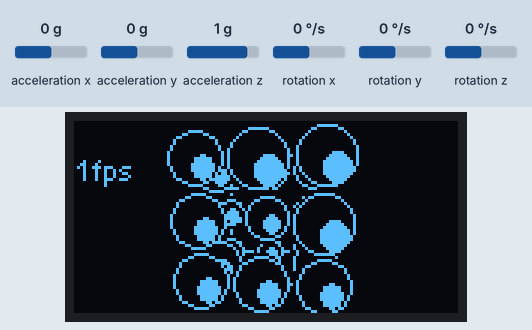
The sketch below on a simulated ESP8266 (NodeMCU). Shown: 128×64 one-colour display. Wiring (inferred from the names in the program): MPU-6050 motion sensor at I2C address 0x68. The inputs (shaded band) are chosen by the test bench; at power-on: acceleration x 0 g, acceleration y 0 g, acceleration z 1 g, rotation x 0 °/s, rotation y 0 °/s, rotation z 0 °/s. What the sketch prints to the serial monitor is not drawn.

Above: at 5.71 s.
6.0 s: acceleration x set to 0.8 g
At 6.01 s:
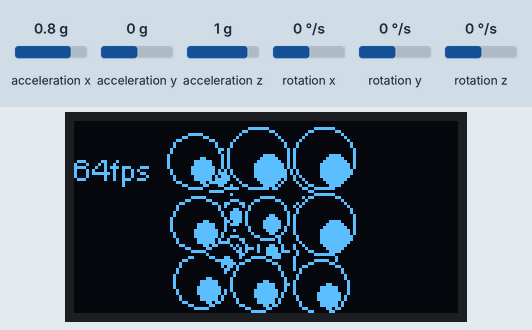
7.6 s: acceleration y set to -1.4 g
At 8.05 s:
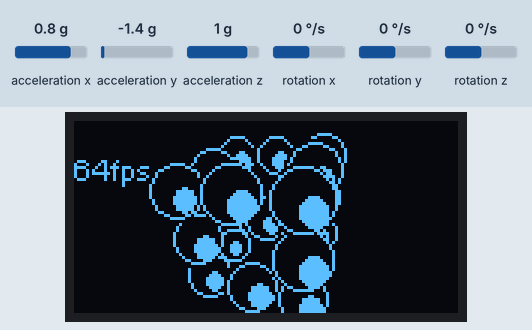
9.3 s: acceleration z set to -1.4 g
At 9.94 s:
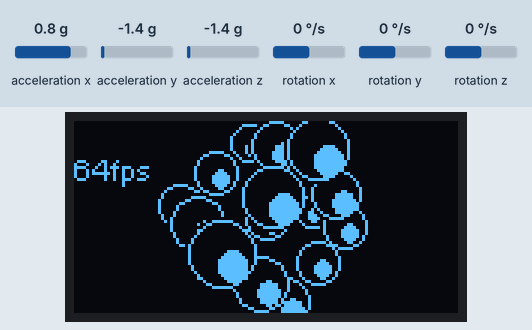
11.2 s: rotation x set to -192 °/s
At 11.51 s:
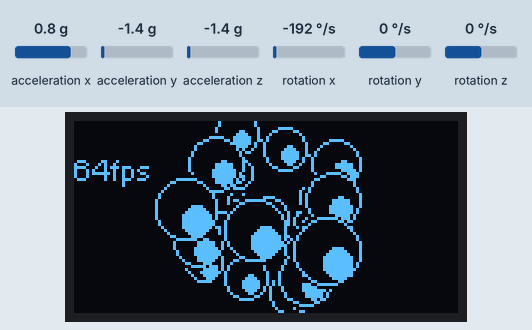
Timing chart, 0 to 13.8 s (numbered marks = the images above; inputs shaded):
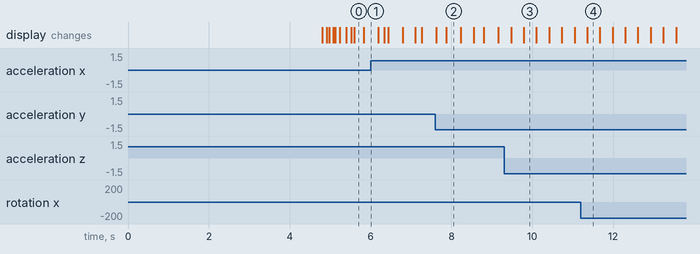

The sketch:

Rotatey_Balls.ino
```cpp
#if CONFIG_FREERTOS_UNICORE
#define ARDUINO_RUNNING_CORE 0
#else
#define ARDUINO_RUNNING_CORE 1
#endif

#include "Wire.h"
#include "mpu6050rotatey.h" /* Source http://tocknlab.hatenablog.com/entry/2017/03/11/182703 */

#include "SSD1306.h" // alias for `#include "SSD1306Wire.h"`
#include "OLEDDisplayUi.h"

#define DEBUG false

// fps counter
unsigned int fpsall = 30;

int sdaPin = 21;
int sclPin = 22;

const double halfC = M_PI / 180;

// Overall scale and perspective distance
uint8_t sZ = 4, scale = 16, scaleMax = 16;
// screen center coordinates (calculated from screen dimensions)
uint8_t centerX = 64;
uint8_t centerY = 32;

typedef struct {
    double x;
    double y;
    double z;
} Coord3DSet;

typedef struct {
    double x;
    double y;
} Coord2DSet;

typedef struct {
    uint16_t id1;
    uint16_t id2;
} Lines;


/* https://codepen.io/ge1doot/pen/grWrLe */

static Coord3DSet CubePoints3DArray[21] = {
  {  1,  1,  1 },
  {  1,  1, -1 },
  {  1, -1,  1 },
  {  1, -1, -1 },
  { -1,  1,  1 },
  { -1,  1, -1 },
  { -1, -1,  1 },
  { -1, -1, -1 },

  {  1,  1,  0 },
  {  1,  0,  1 },
  {  0,  1,  1 },

  {  -1,  1,  0 },
  {  -1,  0,  1 },
  {  0,  -1,  1 },

  {  1,  -1,  0 },
  {  1,  0,  -1 },
  {  0,  1,  -1 },

  {  -1,  -1,  0 },
  {  -1,  0,  -1 },
  {  0,  -1,  -1 },

  {0, 0, 0}

};

static Coord3DSet CubePoints2DArray[21] = {
  { 0,0 },
  { 0,0 },
  { 0,0 },
  { 0,0 },
  { 0,0 },
  { 0,0 },
  { 0,0 },
  { 0,0 },

  { 0,0 },
  { 0,0 },
  { 0,0 },
  { 0,0 },
  { 0,0 },
  { 0,0 },
  { 0,0 },
  { 0,0 },
  { 0,0 },

  { 0,0 },
  { 0,0 },
  { 0,0 },

  { 0,0 }
};

static Lines LinesArray[12] = {
  { 0, 1 },
  { 0, 2 },
  { 0, 4 },
  { 1, 3 },
  { 1, 5 },
  { 2, 3 },
  { 2, 6 },
  { 3, 7 },
  { 4, 5 },
  { 4, 6 },
  { 5, 7 },
  { 6, 7 }
/*
  { 1, 4 },
  { 2, 3 },
  { 1, 6 },
  { 2, 5 },
  { 2, 8 },
  { 6, 4 },
  { 4, 7 },
  { 3, 8 },
  { 1, 7 },
  { 3, 5 },
  { 5, 8 },
  { 7, 6 }
 */

};

// used for sorting points by depth
uint16_t zsortedpoints[21] = {0,1,2,3,4,5,6,7,8,9,10,11,12,13,14,15,16,17,18,19,20};

uint16_t totalpoints = sizeof(CubePoints3DArray) / sizeof(CubePoints3DArray[0]);
uint16_t totallines = sizeof(LinesArray) / sizeof(LinesArray[0]);


/*
const int maxScale = 64;
const int redZone = 5;

const int sampleSize = 1024; // initially 1024
const int sampleWindow = 20; // Sample window width in mS (50 mS = 20Hz)
unsigned int sample;
uint16_t a0value;
*/


SSD1306 display(0x3c, sdaPin, sclPin);
OLEDDisplayUi ui ( &display );


void setup() {

  Serial.begin(115200);

  mpu_init(sdaPin, sclPin);// sda, scl
  mpu_calibrate();

  // store initial position
  calcRotation(); // read from MPU
  lastAngleX = angleX;
  lastAngleY = angleY;
  lastAngleZ = angleZ;

  Serial.println("Starting screen");
  display.init();
  //display.flipScreenVertically(); // do this if you need to mess things up
  display.clear();   // clears the screen and buffer
  display.display();
  display.setColor(WHITE);

  //xTaskCreatePinnedToCore(loop1, "loop1", 4096, NULL, 1, NULL, ARDUINO_RUNNING_CORE);

}

void loop() {

  calcRotation(); // read from MPU

#if DEBUG == true
  Serial.print("angle{X,Y,Z}= ");
  Serial.print(angleX);
  Serial.print("\t,");
  Serial.print(angleY);
  Serial.print("\t,");
  Serial.print(angleZ);
  Serial.print("\t || acc_{x,y,z}= ");
  Serial.print(acc_x);
  Serial.print("\t,");
  Serial.print(acc_y);
  Serial.print("\t,");
  Serial.println(acc_z);
#endif

  display.clear();
  cubeloop();
  //loop1();
  fps(1);
  msOverlay();
  display.display();

  // store last position
  lastAngleX = angleX;
  lastAngleY = angleY;
  lastAngleZ = angleZ;

}

/*
void loop1() {
  unsigned long startMillis= millis();  // Start of sample window
  unsigned int peakToPeak = 0;   // peak-to-peak level
  unsigned int signalMax = 0;
  unsigned int signalMin = sampleSize;

  while (millis() - startMillis < sampleWindow) {
      sample = analogRead(35);
      if (sample < sampleSize){   // toss out spurious readings
         if (sample > signalMax) {
            signalMax = sample;  // save just the max levels
         } else if (sample < signalMin) {
            signalMin = sample;  // save just the min levels
         }
      }
      yield();
   }
   peakToPeak = signalMax - signalMin;

   // map 1v p-p level to the max scale of the display
   int displayPeak = map(peakToPeak, 0, sampleSize-1, 0, maxScale);

   display.drawLine(1, 1, 1, displayPeak);

   scale = 16 + (displayPeak/20);
}*/


void cubeloop() {

  float diffAngleX, diffAngleY, diffAngleZ;

  diffAngleX = lastAngleX - angleX;
  diffAngleY = lastAngleY - angleY;
  diffAngleZ = lastAngleZ - angleZ;

  vectorRotateXYZ((double)(diffAngleY+0.1)*halfC, 1); // X
  vectorRotateXYZ((double)(diffAngleX+0.1)*halfC, 2); // Y
  vectorRotateXYZ((double)diffAngleZ*halfC, 3); // Z

  zSortPoints();
  meshPlot();
  spherePlot();

}


void vectorRotateXYZ(double angle, int axe) {
  int8_t m1; // coords polarity
  uint8_t i1, i2; // coords index
  double t1, t2;
  uint16_t i;
  for( i=0; i<totalpoints; i++ ) {
    switch(axe) {
      case 1: // X
        m1 = -1;
        t1 = CubePoints3DArray[i].y;
        t2 = CubePoints3DArray[i].z;
        CubePoints3DArray[i].y = t1*cos(angle)+(m1*t2)*sin(angle);
        CubePoints3DArray[i].z = (-m1*t1)*sin(angle)+t2*cos(angle);
      break;
      case 2: // Y
        m1 = 1;
        t1 = CubePoints3DArray[i].x;
        t2 = CubePoints3DArray[i].z;
        CubePoints3DArray[i].x = t1*cos(angle)+(m1*t2)*sin(angle);
        CubePoints3DArray[i].z = (-m1*t1)*sin(angle)+t2*cos(angle);
      break;
      case 3: // Z
        m1 = 1;
        t1 = CubePoints3DArray[i].x;
        t2 = CubePoints3DArray[i].y;
        CubePoints3DArray[i].x = t1*cos(angle)+(m1*t2)*sin(angle);
        CubePoints3DArray[i].y = (-m1*t1)*sin(angle)+t2*cos(angle);
      break;
    }
  }
}

/* sort xyz by z depth */
void zSortPoints() {
  bool swapped;
  uint16_t temp;
  float radius, nextradius;
  do {
    swapped = false;
    for(uint16_t i=0; i!=totalpoints-1; i++ ) {
      radius     = (-CubePoints3DArray[zsortedpoints[i]].z+3)*2;
      nextradius = (-CubePoints3DArray[zsortedpoints[i+1]].z+3)*2;
      if (radius > nextradius) {
        temp = zsortedpoints[i];
        zsortedpoints[i] = zsortedpoints[i + 1];
        zsortedpoints[i + 1] = temp;
        swapped = true;
      }
    }
  } while (swapped);
}


/* draw scaled spheres from background to foreground */
void spherePlot() {
  uint16_t i;
  int radius, halfradius;
  int transid;
  for( i=0; i<totalpoints; i++ ) {
    transid = zsortedpoints[i];
    CubePoints2DArray[transid].x = centerX + scale/(1+CubePoints3DArray[transid].z/sZ)*CubePoints3DArray[transid].x;
    CubePoints2DArray[transid].y = centerY + scale/(1+CubePoints3DArray[transid].z/sZ)*CubePoints3DArray[transid].y;
    radius = (-CubePoints3DArray[transid].z+3)*2.5;
    halfradius = radius / 2;
    display.setColor(BLACK);
    //display.fillCircle(CubePoints2DArray[transid].x, CubePoints2DArray[transid].y, radius-1);
    display.fillCircle(CubePoints2DArray[transid].x, CubePoints2DArray[transid].y, radius+1);
    display.setColor(WHITE);
    display.drawCircle(CubePoints2DArray[transid].x, CubePoints2DArray[transid].y, radius);
    display.fillCircle(CubePoints2DArray[transid].x+halfradius-1, CubePoints2DArray[transid].y+halfradius-1, halfradius);
  }
}

/* draw lines between given pairs of points */
void meshPlot() {
  uint16_t i;
  uint16_t id1, id2;
  for( i=0; i<totallines; i++ ) {
    id1 = LinesArray[i].id1;
    id2 = LinesArray[i].id2;
    display.drawLine(CubePoints2DArray[id1].x, CubePoints2DArray[id1].y, CubePoints2DArray[id2].x, CubePoints2DArray[id2].y);
  }
}


static inline void fps(const int seconds){
  // Create static variables so that the code and variables can
  // all be declared inside a function
  static unsigned long lastMillis;
  static unsigned long frameCount;
  static unsigned int framesPerSecond;

  // It is best if we declare millis() only once
  unsigned long now = millis();
  frameCount ++;
  if (now - lastMillis >= seconds * 1000) {
    framesPerSecond = frameCount / seconds;
    //Serial.println(framesPerSecond);
    fpsall = framesPerSecond;
    frameCount = 0;
    lastMillis = now;
  }
}

void msOverlay() {
  //display.setTextAlignment(TEXT_ALIGN_RIGHT);
  display.setFont(ArialMT_Plain_10);
  display.drawString(0, 10, String(fpsall)+"fps");
}
```

mpu6050rotatey.h
```cpp
/* Source http://tocknlab.hatenablog.com/entry/2017/03/11/182703 */

#include "Wire.h"

#define MPU6050_ADDR         0x68 // MPU-6050 device address
#define MPU6050_SMPLRT_DIV   0x19 // MPU-6050 register address
#define MPU6050_CONFIG       0x1a
#define MPU6050_GYRO_CONFIG  0x1b
#define MPU6050_ACCEL_CONFIG 0x1c
#define MPU6050_WHO_AM_I     0x75
#define MPU6050_PWR_MGMT_1   0x6b
float MPIDEG = 360 / 2.0 / PI;

double offsetX = 0, offsetY = 0, offsetZ = 0;
double gyro_angle_x = 0, gyro_angle_y = 0, gyro_angle_z = 0;
float angleX, angleY, angleZ;
float lastAngleX, lastAngleY, lastAngleZ;
float interval, preInterval;
float acc_x, acc_y, acc_z, acc_angle_x, acc_angle_y;
float /*gx, gy, gz,*/ dpsX, dpsY, dpsZ;

// I2c Write
void writeMPU6050(byte reg, byte data) {
  Wire.beginTransmission(MPU6050_ADDR);
  Wire.write(reg);
  Wire.write(data);
  Wire.endTransmission();
}

// i2C read
byte readMPU6050(byte reg) {
  Wire.beginTransmission(MPU6050_ADDR);
  Wire.write(reg);
  Wire.endTransmission(true);
  Wire.requestFrom(MPU6050_ADDR, 1/*length*/);
  byte data =  Wire.read();
  return data;
}

// init
void mpu_init(int sda, int scl) {
  Wire.begin(21, 22);
  Wire.beginTransmission(MPU6050_ADDR);
  Wire.write(0x6B); // PWR_MGMT_1 register
  Wire.write(0); // set to zero (wakes up the MPU-6050)
  Wire.endTransmission(true);

  delay(100);

  // check if connection worked
  if (readMPU6050(MPU6050_WHO_AM_I) != 0x68) {
    Serial.println("\nWHO_AM_I error.");
    while (true) ;
  }

  // write settings
  writeMPU6050(MPU6050_SMPLRT_DIV, 0x00);   // sample rate: 8kHz/(7+1) = 1kHz
  writeMPU6050(MPU6050_CONFIG, 0x00);       // disable DLPF, gyro output rate = 8kHz
  writeMPU6050(MPU6050_GYRO_CONFIG, 0x08);  // gyro range: ±500dps
  writeMPU6050(MPU6050_ACCEL_CONFIG, 0x00); // accel range: ±2g
  writeMPU6050(MPU6050_PWR_MGMT_1, 0x01);   // disable sleep mode, PLL with X gyro

}


void mpu_calibrate() {
  // calibration
  Serial.print("Calculate Calibration");

  for(int i = 0; i < 3000; i++){

    int16_t raw_acc_x, raw_acc_y, raw_acc_z, raw_t, raw_gyro_x, raw_gyro_y, raw_gyro_z ;

    Wire.beginTransmission(MPU6050_ADDR);
    Wire.write(0x3B);
    Wire.endTransmission(false);
    Wire.requestFrom((uint8_t)MPU6050_ADDR, ((size_t) 14), (bool)true);

    raw_acc_x = Wire.read() << 8 | Wire.read();
    raw_acc_y = Wire.read() << 8 | Wire.read();
    raw_acc_z = Wire.read() << 8 | Wire.read();
    raw_t = Wire.read() << 8 | Wire.read();
    raw_gyro_x = Wire.read() << 8 | Wire.read();
    raw_gyro_y = Wire.read() << 8 | Wire.read();
    raw_gyro_z = Wire.read() << 8 | Wire.read();
    dpsX = ((float)raw_gyro_x) / 65.5;
    dpsY = ((float)raw_gyro_y) / 65.5;
    dpsZ = ((float)raw_gyro_z) / 65.5;
    offsetX += dpsX;
    offsetY += dpsY;
    offsetZ += dpsZ;
    if(i % 1000 == 0){
      Serial.print(".");
    }
  }
  Serial.println();

  offsetX /= 3000;
  offsetY /= 3000;
  offsetZ /= 3000;

  Serial.print("offsetX : ");
  Serial.println(offsetX);
  Serial.print("offsetY : ");
  Serial.println(offsetY);
  Serial.print("offsetZ : ");
  Serial.println(offsetZ);
}


void calcRotation(){
  // Calculate angle from accel/gyro
  int16_t raw_acc_x, raw_acc_y, raw_acc_z, raw_t, raw_gyro_x, raw_gyro_y, raw_gyro_z ;

  // Instructs the MPU 6050 to output a total of 14 bytes of data from the register address 0 × 3 B
  Wire.beginTransmission(MPU6050_ADDR);
  Wire.write(0x3B);
  Wire.endTransmission(false);
  Wire.requestFrom((uint8_t)MPU6050_ADDR, ((size_t)14), true);

  // Read the output data, bit shift operation
  raw_acc_x = Wire.read() << 8 | Wire.read();
  raw_acc_y = Wire.read() << 8 | Wire.read();
  raw_acc_z = Wire.read() << 8 | Wire.read();
  raw_t = Wire.read() << 8 | Wire.read();
  raw_gyro_x = Wire.read() << 8 | Wire.read();
  raw_gyro_y = Wire.read() << 8 | Wire.read();
  raw_gyro_z = Wire.read() << 8 | Wire.read();

  // convert to G (gravity unit)
  acc_x = ((float)raw_acc_x) / 16384.0;
  acc_y = ((float)raw_acc_y) / 16384.0;
  acc_z = ((float)raw_acc_z) / 16384.0;

  // Calculate angle from acceleration sensor
  acc_angle_y = atan2(acc_x, acc_z + abs(acc_y)) * -MPIDEG;
  acc_angle_x = atan2(acc_y, acc_z + abs(acc_x)) * MPIDEG;

  dpsX = ((float)raw_gyro_x) / 65.5; // LSB sensitivity: 65.5 LSB/dps @ ±500dps
  dpsY = ((float)raw_gyro_y) / 65.5;
  dpsZ = ((float)raw_gyro_z) / 65.5;

  // Calculate the elapsed time from the last calculation
  interval = millis() - preInterval;
  preInterval = millis();

  // numerical integral
  gyro_angle_x += (dpsX - offsetX) * (interval * 0.001);
  gyro_angle_y += (dpsY - offsetY) * (interval * 0.001);
  gyro_angle_z += (dpsZ - offsetZ) * (interval * 0.001);

  // complementary filter
  angleX = (0.996 * gyro_angle_x) + (0.004 * acc_angle_x);
  angleY = (0.996 * gyro_angle_y) + (0.004 * acc_angle_y);
  angleZ = gyro_angle_z;
  gyro_angle_x = angleX;
  gyro_angle_y = angleY;
  gyro_angle_z = angleZ;

  if(angleX>180) angleX-=360;
  if(angleX<-180) angleX+=360;
  if(angleY>180) angleY-=360;
  if(angleY<-180) angleY+=360;
  if(angleZ>180) angleZ-=360;
  if(angleZ<-180) angleZ+=360;

}
```
